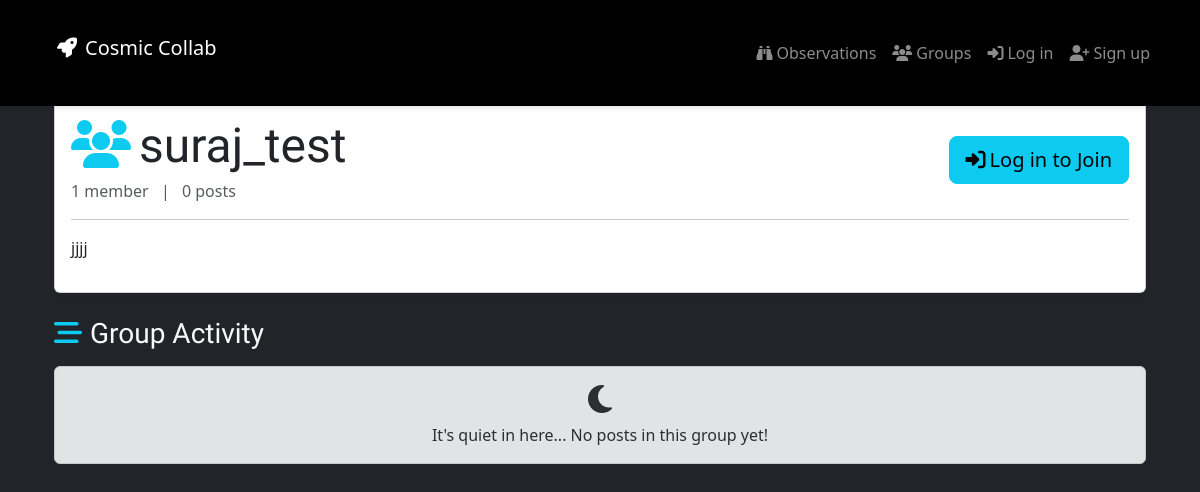
The page /groups/posts/in/suraj_test/ on the database its author committed.
### groups/models.py (models this page shows, shortened)
class Group(models.Model):
    name = models.CharField(max_length=255, unique=True)
    slug = models.SlugField(allow_unicode=True, unique=True)
    description = models.TextField(blank=True, default='')
    description_html = models.TextField(editable=False, default='', blank=True)
    members = models.ManyToManyField(User,through="GroupMember")
    class Meta:
        ordering = ["name"]

### groups/views.py (the view)
# urls.py: path("posts/in/<slug>/",views.SingleGroup.as_view(),name="single"),
class SingleGroup(generic.DetailView):
    model = Group

### groups/templates/groups/group_detail.html (shortened to what this page needs)
{% extends "groups/group_base.html" %}
{% load humanize %}
{% block group_content %}
<div class="col-md-12">
    <div class="card shadow-sm mb-4 group-header-card">
        <div class="card-body">
            <div class="d-flex flex-column flex-md-row justify-content-between align-items-md-center">
                <div>
                    <h1 class="card-title display-5 mb-1" style="font-family: 'Orbitron', sans-serif;">
                        <i class="fas fa-users text-info me-2"></i>{{ group.name }}
                    </h1>
                    <p class="card-text text-muted">
                        {{ group.members.count }} member{{ group.members.count|pluralize }}
                        <span class="mx-2">|</span>
                        {{ group.posts.count }} post{{ group.posts.count|pluralize }}
                    </p>
                </div>
                <div class="mt-3 mt-md-0">
                    {% if user.is_authenticated %}
                        {% if user in group.members.all %}
                            <a href="{% url 'groups:leave' slug=group.slug %}" class="btn btn-outline-danger btn-lg"><i class="fas fa-times-circle me-1"></i>Leave Group</a>
                        {% else %}
                            <a href="{% url 'groups:join' slug=group.slug %}" class="btn btn-info btn-lg"><i class="fas fa-check-circle me-1"></i>Join Group</a>
                        {% endif %}
                    {% else %}
                        <a href="{% url 'accounts:login' %}?next={{ request.path }}" class="btn btn-info btn-lg"><i class="fas fa-sign-in-alt me-1"></i>Log in to Join</a>
                    {% endif %}
                </div>
            </div>
            {% if group.description_html %}
            <hr class="my-3">
            <p class="card-text group-description">{{ group.description_html|safe }}</p>
            {% endif %}
        </div>
    </div>
    <h3 class="mt-4 mb-3" style="font-family: 'Orbitron', sans-serif;">
        <i class="fas fa-stream me-2 text-info"></i>Group Activity
    </h3>
	{% if group.posts.all %}
		{% for post in group.posts.all %}
			{% include "posts/_post.html" %}
		{% endfor %}
	{% else %}
    <div class="alert alert-secondary text-center" role="alert">
      <i class="fas fa-moon fa-2x mb-2"></i><br>
      It's quiet in here... No posts in this group yet!
    </div>
	{% endif %}
</div>
{% endblock %}

### static/simplesocial/css/master.css (style rules this page uses)
body { margin: 0; padding: 0; background-color: black; color: white; min-height: 100vh; display: flex; flex-direction: column; }

### rows shown on the page
Group: name "suraj_test", members.count "1", posts.count "0", description_html "jjjj"
